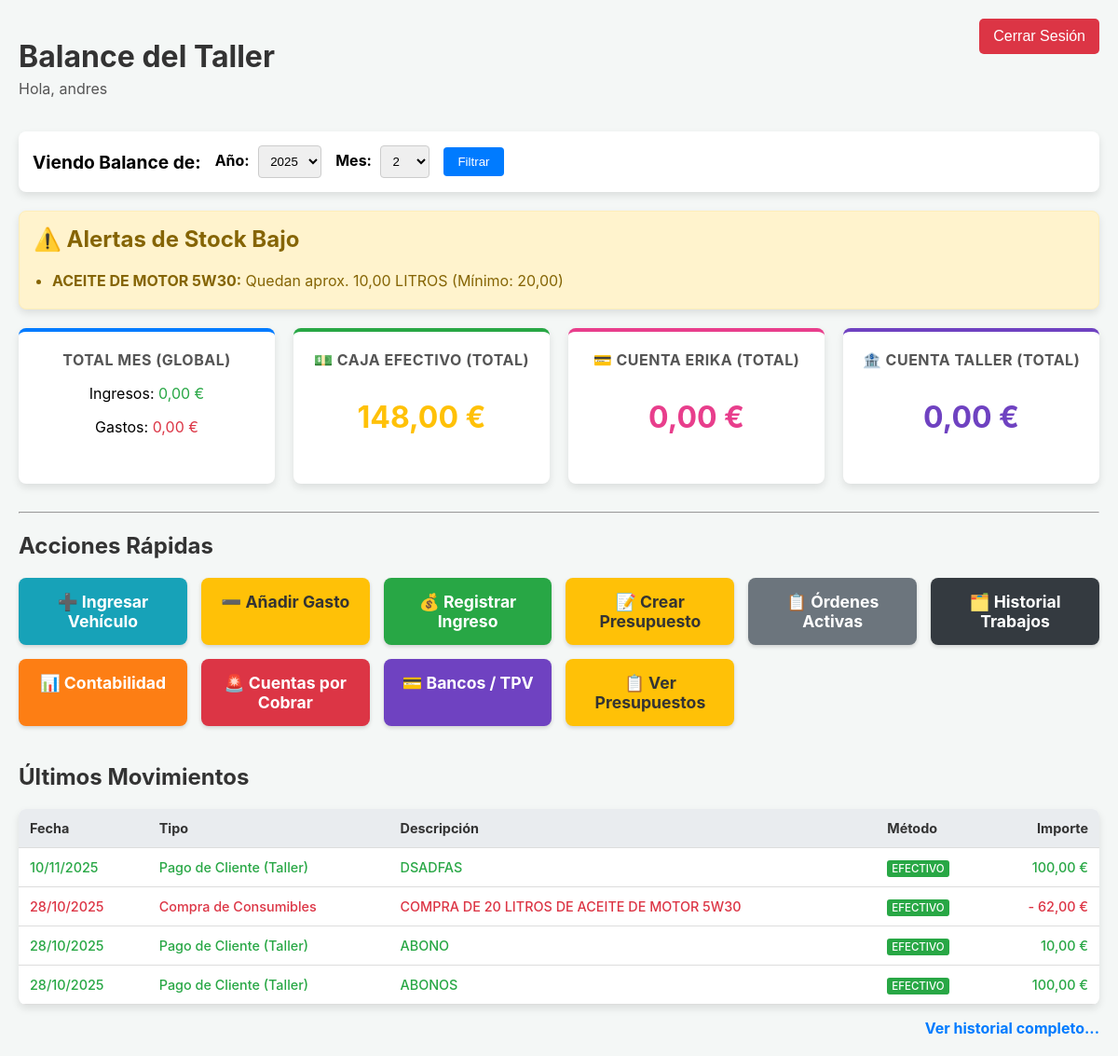
Before: / (signed in) with the older database file.
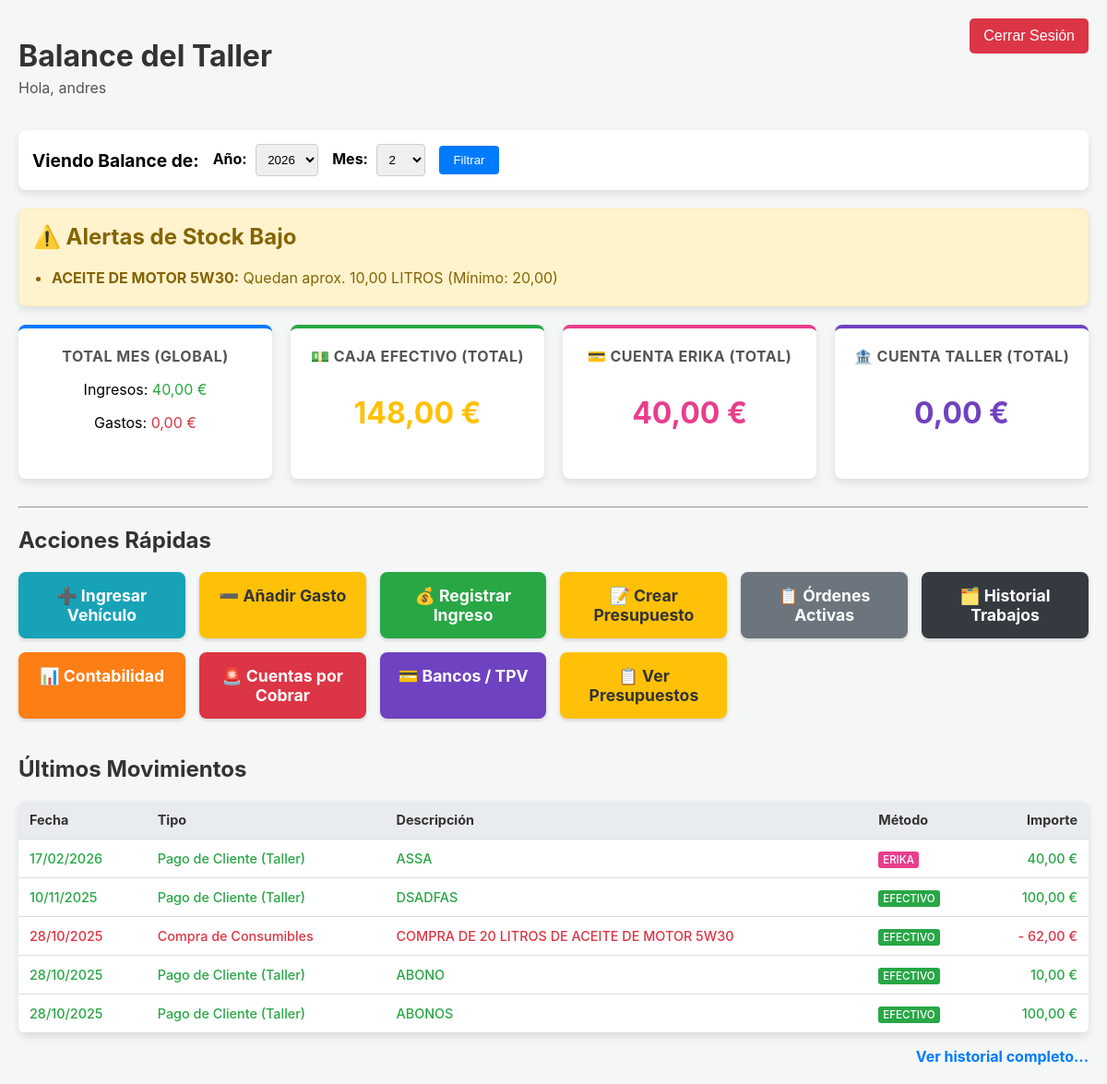
After: the same page with the newer database file.
### taller/models.py (models this page shows, shortened)
class TipoConsumible(models.Model):
    nombre = models.CharField(max_length=100)
    unidad_medida = models.CharField(max_length=20)
    nivel_minimo_stock = models.DecimalField(max_digits=10, decimal_places=2, null=True, blank=True)

class Ingreso(models.Model):
    CATEGORIA_CHOICES = [
        ('Taller', 'Pago de Cliente (Taller)'),
        ('Grua', 'Servicio de Grúa'),
        ('Otras Ganancias', 'Otras Ganancias'),
        ('Otros', 'Otros Ingresos'),
    ]
    METODO_PAGO_CHOICES = [
        ('EFECTIVO', 'Efectivo (Caja)'),
        ('CUENTA_ERIKA', 'Cuenta Erika (Compartida)'),
        ('CUENTA_TALLER', 'Cuenta Taller (Nueva)'),
    ]
    metodo_pago = models.CharField(max_length=20, choices=METODO_PAGO_CHOICES, default='EFECTIVO')
    fecha = models.DateField(default=timezone.now)
    categoria = models.CharField(max_length=30, choices=CATEGORIA_CHOICES)
    importe = models.DecimalField(max_digits=10, decimal_places=2)
    descripcion = models.CharField(max_length=255)
    orden = models.ForeignKey(OrdenDeReparacion, on_delete=models.SET_NULL, null=True, blank=True)
    es_tpv = models.BooleanField(default=False)

class Gasto(models.Model):
    CATEGORIA_CHOICES = [
        ('Repuestos', 'Repuestos'),
        ('Sueldos', 'Sueldos'),
        ('Herramientas', 'Herramientas'),
        ('Suministros', 'Suministros'),
        ('Gasolina/Diesel', 'Gasolina/Diesel'),
        ('Otros', 'Otros'),
        ('Compra de Consumibles', 'Compra de Consumibles'),
    ]
    METODO_PAGO_CHOICES = [
        ('EFECTIVO', 'Efectivo (Caja)'),
        ('CUENTA_ERIKA', 'Cuenta Erika (Compartida)'),
        ('CUENTA_TALLER', 'Cuenta Taller (Nueva)'),
    ]
    metodo_pago = models.CharField(max_length=20, choices=METODO_PAGO_CHOICES, default='EFECTIVO')
    fecha = models.DateField(default=timezone.now)
    categoria = models.CharField(max_length=30, choices=CATEGORIA_CHOICES)
    importe = models.DecimalField(max_digits=10, decimal_places=2, null=True, blank=True)
    descripcion = models.CharField(max_length=255, null=True, blank=True)
    orden = models.ForeignKey(OrdenDeReparacion, on_delete=models.SET_NULL, null=True, blank=True, related_name='gastos')
    vehiculo = models.ForeignKey(Vehiculo, on_delete=models.SET_NULL, null=True, blank=True)
    empleado = models.ForeignKey(Empleado, on_delete=models.SET_NULL, null=True, blank=True)
    pagado_con_tarjeta = models.BooleanField(default=False)

### taller/views.py (the view)
# urls.py: path('', views.home, name='home'),
@login_required
def home(request):
    hoy = timezone.now()
    ano_seleccionado_str = request.GET.get('ano')
    mes_seleccionado_str = request.GET.get('mes')
    if ano_seleccionado_str:
        try:
            ano_actual = int(ano_seleccionado_str)
        except (ValueError, TypeError):
            ano_actual = hoy.year
    else:
        ano_actual = hoy.year
    if mes_seleccionado_str:
        try:
            mes_actual = int(mes_seleccionado_str)
            if not 1 <= mes_actual <= 12:
                mes_actual = hoy.month
        except (ValueError, TypeError):
            mes_actual = hoy.month
    else:
        mes_actual = hoy.month
    ingresos_mes = Ingreso.objects.filter(fecha__month=mes_actual, fecha__year=ano_actual)
    gastos_mes = Gasto.objects.filter(fecha__month=mes_actual, fecha__year=ano_actual)
    total_ingresos = ingresos_mes.aggregate(total=Sum('importe'))['total'] or Decimal('0.00')
    total_gastos = gastos_mes.aggregate(total=Sum('importe'))['total'] or Decimal('0.00')
    ing_efectivo = Ingreso.objects.filter(metodo_pago='EFECTIVO').aggregate(total=Sum('importe'))['total'] or Decimal('0.00')
    gas_efectivo = Gasto.objects.filter(metodo_pago='EFECTIVO').aggregate(total=Sum('importe'))['total'] or Decimal('0.00')
    balance_efectivo = ing_efectivo - gas_efectivo
    ing_erika = Ingreso.objects.filter(metodo_pago='CUENTA_ERIKA').aggregate(total=Sum('importe'))['total'] or Decimal('0.00')
    gas_erika = Gasto.objects.filter(metodo_pago='CUENTA_ERIKA').aggregate(total=Sum('importe'))['total'] or Decimal('0.00')
    balance_erika = ing_erika - gas_erika
    ing_taller = Ingreso.objects.filter(metodo_pago='CUENTA_TALLER').aggregate(total=Sum('importe'))['total'] or Decimal('0.00')
    gas_taller = Gasto.objects.filter(metodo_pago='CUENTA_TALLER').aggregate(total=Sum('importe'))['total'] or Decimal('0.00')
    balance_taller = ing_taller - gas_taller
    ultimos_gastos = Gasto.objects.order_by('-id')[:5]
    ultimos_ingresos = Ingreso.objects.order_by('-id')[:5]
    movimientos_combinados = sorted(
        list(ultimos_gastos) + list(ultimos_ingresos),
        key=lambda mov: mov.fecha if hasattr(mov, 'fecha') else timezone.now().date(),
        reverse=True
    )
    movimientos_recientes = movimientos_combinados[:5]
    tipos_consumible = TipoConsumible.objects.all()
    alertas_stock = []
    for tipo in tipos_consumible:
        total_comprado = CompraConsumible.objects.filter(tipo=tipo).aggregate(total=Sum('cantidad'))['total'] or Decimal('0.00')
        total_usado_ordenes = UsoConsumible.objects.filter(tipo=tipo).aggregate(total=Sum('cantidad_usada'))['total'] or Decimal('0.00')
        total_ajustado = AjusteStockConsumible.objects.filter(tipo=tipo).aggregate(total=Sum('cantidad_ajustada'))['total'] or Decimal('0.00')
        stock_actual = total_comprado - total_usado_ordenes + total_ajustado
        if tipo.nivel_minimo_stock is not None and stock_actual <= tipo.nivel_minimo_stock:
            alertas_stock.append({
                'nombre': tipo.nombre, 'stock_actual': stock_actual,
                'unidad': tipo.unidad_medida, 'minimo': tipo.nivel_minimo_stock
            })
    is_read_only_user = request.user.groups.filter(name='Solo Ver').exists()
    anos_y_meses_data = get_anos_y_meses_con_datos()
    anos_disponibles = sorted(anos_y_meses_data.keys(), reverse=True)
    context = {
        'total_ingresos': total_ingresos,
        'total_gastos': total_gastos,
        'balance_efectivo': balance_efectivo,
        'balance_erika': balance_erika,
        'balance_taller': balance_taller,
        'movimientos_recientes': movimientos_recientes,
        'alertas_stock': alertas_stock,
        'is_read_only_user': is_read_only_user,
        'anos_disponibles': anos_disponibles,
        'ano_seleccionado': ano_actual,
        'mes_seleccionado': mes_actual,
        'meses_del_ano': range(1, 13)
    }
    return render(request, 'taller/home.html', context)

### taller/templatetags/taller_extras.py (called while the page is built)
@register.filter(name='get_class_name')
def get_class_name(value):
    return value.__class__.__name__

@register.filter(name='is_gasto')
def is_gasto(class_name):
    return class_name == 'Gasto'

### taller/templates/taller/home.html (shortened to what the changed rows need)
<!DOCTYPE html>
{% load static %}
{% load taller_extras %}
<html lang="es">
<head>
    <link rel="stylesheet" href="{% static 'taller/css/main.css' %}">
    <link rel="stylesheet" href="{% static 'taller/css/responsive.css' %}">
</head>
<body>
    <div class="header">
        {% if user.is_authenticated %}
            <div>
                <h1>Balance del Taller</h1>
            </div>
        {% else %}
            <h1>Balance del Taller</h1>
            <a href="{% url 'login' %}" class="btn btn-new" style="background-color: #007bff;">Iniciar Sesión</a>
        {% endif %}
    </div>
    <div class="filters">
        <form method="get" action="{% url 'home' %}">
            <div>
                <label for="ano">Año:</label>
                <select name="ano" id="ano">
                    {% for ano in anos_disponibles %}
                        <option value="{{ ano }}" {% if ano_seleccionado == ano %}selected{% endif %}>{{ ano }}</option>
                    {% endfor %}
                </select>
            </div>
        </form>
    </div>
    {% if alertas_stock %}
        <div class="alertas-stock">
            <h2 style="margin-top: 0; color: #856404;">⚠️ Alertas de Stock Bajo</h2>
            <ul style="margin: 0; padding-left: 20px;">
                {% for alerta in alertas_stock %}
                    <li style="margin-bottom: 5px;">
                        <strong>{{ alerta.nombre }}:</strong> Quedan aprox. {{ alerta.stock_actual|floatformat:2 }} {{ alerta.unidad }} (Mínimo: {{ alerta.minimo|floatformat:2 }})
                    </li>
                {% endfor %}
            </ul>
        </div>
    {% endif %}
    <div class="dashboard">
        <div class="card" style="border-top: 4px solid #007bff;">
            <h2>Total Mes (Global)</h2>
            <p>Ingresos: <span class="ingresos">{{ total_ingresos|floatformat:2 }} €</span></p>
        </div>
        <div class="card" style="border-top: 4px solid #28a745;">
            <h2>💵 Caja Efectivo (Total)</h2>
        </div>
        <div class="card" style="border-top: 4px solid #e83e8c;">
            <h2>💳 Cuenta Erika (Total)</h2>
            <p class="amount" style="color: #e83e8c;">{{ balance_erika|floatformat:2 }} €</p>
        </div>
        <div class="card" style="border-top: 4px solid #6f42c1;">
            <h2>🏦 Cuenta Taller (Total)</h2>
        </div>
    </div>
    <h2>Acciones Rápidas</h2>
    <div style="margin-top: 40px;">
        <h2>Últimos Movimientos</h2>
        <table class="history-table">
            <thead>
                <tr>
                    <th>Fecha</th>
                    <th>Tipo</th>
                    <th>Descripción</th>
                    <th>Método</th>
                    <th style="text-align: right;">Importe</th>
                </tr>
            </thead>
            <tbody>
                {% for movimiento in movimientos_recientes %}
                    {% with es_gasto=movimiento|get_class_name|is_gasto %}
                    <tr class="{% if es_gasto %}gasto-row{% else %}ingreso-row{% endif %}">
                        <td>{{ movimiento.fecha|date:"d/m/Y" }}</td>
                        <td>{{ movimiento.get_categoria_display }}</td>
                        <td>{{ movimiento.descripcion }}</td>
                        <td>
                            {% if movimiento.metodo_pago == 'CUENTA_ERIKA' %}
                                <span style="background-color: #e83e8c; color: white; padding: 2px 5px; border-radius: 3px; font-size: 0.8em;">ERIKA</span>
                            {% elif movimiento.metodo_pago == 'CUENTA_TALLER' %}
                                <span style="background-color: #6f42c1; color: white; padding: 2px 5px; border-radius: 3px; font-size: 0.8em;">TALLER</span>
                            {% else %}
                                <span style="background-color: #28a745; color: white; padding: 2px 5px; border-radius: 3px; font-size: 0.8em;">EFECTIVO</span>
                            {% endif %}
                        </td>
                        <td style="text-align: right;">
                            {% if es_gasto %}-{% endif %}
                            {{ movimiento.importe|floatformat:2 }} €
                        </td>
                    </tr>
                    {% endwith %}
                {% empty %}
                    <tr>
                        <td colspan="5" style="text-align: center; padding: 20px;">No hay movimientos recientes.</td>
                    </tr>
                {% endfor %}
            </tbody>
        </table>
    </div>
</body>
</html>

Changed rows visible on the page:
added Ingreso: fecha "17/02/2026", categoria "Pago de Cliente (Taller)", descripcion "ASSA", metodo_pago "ERIKA", importe "40,00"
Other visible differences:
form field ano: "2025" → "2026"
{{ total_ingresos|floatformat:2 }}: "0,00" → "40,00"
{{ balance_erika|floatformat:2 }}: "0,00" → "40,00"
